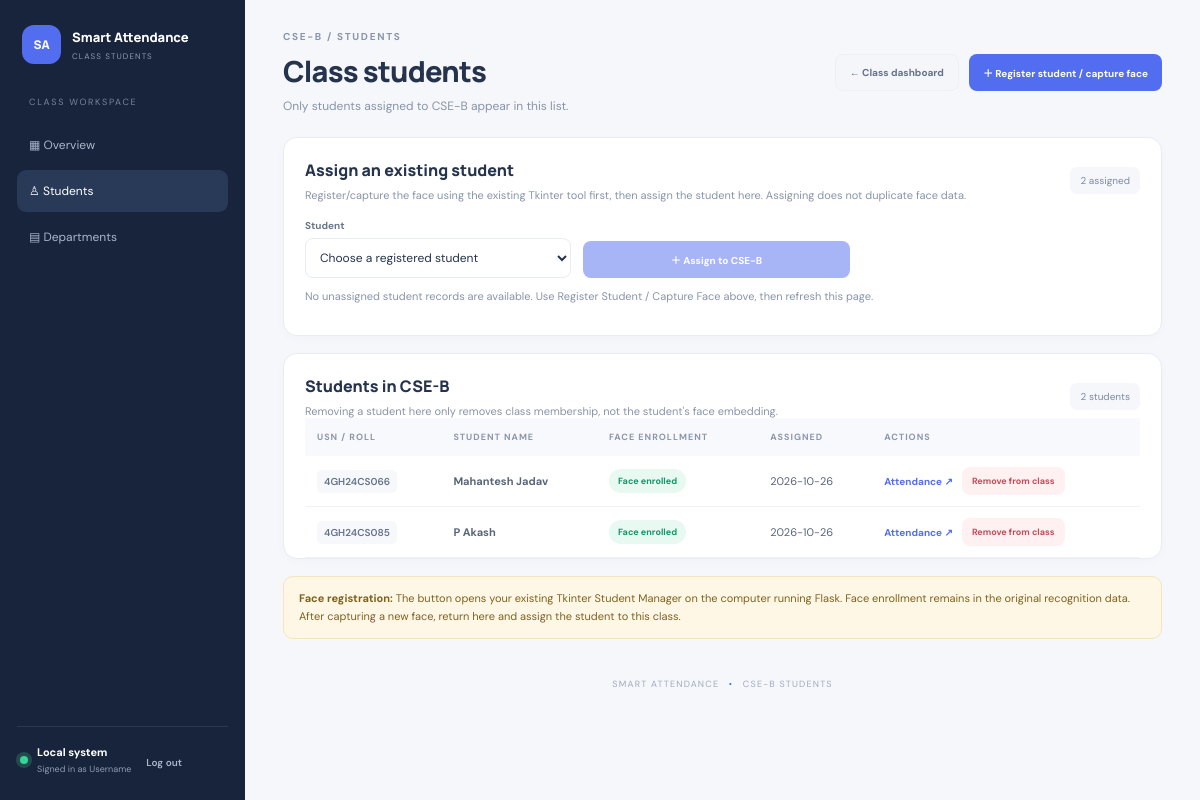
The page /classes/1/students (signed in) on the database its author committed.
### tables this page shows
CREATE TABLE users (
            id INTEGER PRIMARY KEY AUTOINCREMENT, username TEXT NOT NULL UNIQUE,
            password_hash TEXT NOT NULL, role TEXT NOT NULL CHECK(role IN ('hod','lecturer')),
            display_name TEXT NOT NULL, is_active INTEGER NOT NULL DEFAULT 1,
            created_at TEXT NOT NULL);

CREATE TABLE classes (
            id INTEGER PRIMARY KEY AUTOINCREMENT,
            class_code TEXT NOT NULL UNIQUE COLLATE NOCASE,
            department TEXT NOT NULL,
            semester INTEGER NOT NULL CHECK(semester BETWEEN 1 AND 8),
            section TEXT NOT NULL,
            academic_year TEXT NOT NULL,
            created_at TEXT NOT NULL,
            updated_at TEXT NOT NULL);

CREATE TABLE student_overrides (
            roll TEXT PRIMARY KEY, display_name TEXT NOT NULL, updated_at TEXT NOT NULL);

CREATE TABLE class_students (
            class_id INTEGER NOT NULL,
            roll TEXT NOT NULL,
            assigned_at TEXT NOT NULL,
            PRIMARY KEY(class_id, roll),
            FOREIGN KEY(class_id) REFERENCES classes(id) ON DELETE CASCADE);

### app.py (the view, shortened to what this page needs)
@app.route("/classes/<int:class_id>/students", methods=["GET", "POST"])
@class_access_required
def class_students(class_id):
    if request.method == "POST" and session.get("role") != "hod":
        return render_template("forbidden.html"), 403
    all_students = load_students()
    with db() as conn:
        class_record = conn.execute("SELECT * FROM classes WHERE id=?", (class_id,)).fetchone()
        if not class_record:
            flash("Class not found.", "error")
            return redirect(url_for("department_management"))
        rows = conn.execute("SELECT roll, assigned_at FROM class_students WHERE class_id=? ORDER BY roll", (class_id,)).fetchall()
    assigned = []
    for row in rows:
        student = all_students.get(row["roll"], {"roll": row["roll"], "name": "Student record not found", "enrolled": False})
        assigned.append({**student, "assigned_at": row["assigned_at"]})
    unassigned = [student for roll, student in sorted(all_students.items(), key=lambda item: (item[1]["name"].casefold(), item[0]))
                  if not any(s["roll"] == roll for s in assigned)]
    return render_template("class_students.html", class_record=class_record, students=assigned,
                           unassigned=unassigned, admin_user=session.get("username", "hod"),
                           user_role=session.get("role", "hod"))

### app.py (called while the page is built, shortened)
@contextmanager
def db():
    conn = sqlite3.connect(DASHBOARD_DB, timeout=10)
    conn.row_factory = sqlite3.Row
    conn.execute("PRAGMA foreign_keys = ON")
    try:
        yield conn
        conn.commit()
    except Exception:
        conn.rollback()
        raise
    finally:
        conn.close()

def login_required(fn):
    @wraps(fn)
    def wrapped(*args, **kwargs):
        if not session.get("user_id"):
            return redirect(url_for("login", next=request.path))
        with db() as conn:
            user = conn.execute("SELECT id, username, role, display_name, is_active FROM users WHERE id=?",
                                (session["user_id"],)).fetchone()
        if not user or not user["is_active"]:
            session.clear()
            return redirect(url_for("login"))
        return fn(*args, **kwargs)
    return wrapped

def class_access_allowed(class_id):
    if session.get("role") == "hod":
        return True

def class_access_required(fn):
    @wraps(fn)
    @login_required
    def wrapped(*args, **kwargs):
        class_id = kwargs.get("class_id")
        if class_id is None or not class_access_allowed(class_id):
            return render_template("forbidden.html"), 403
        return fn(*args, **kwargs)
    return wrapped

### templates/class_students.html (shortened to what this page needs)
<!doctype html>
<html lang="en"><head><meta charset="utf-8"><meta name="viewport" content="width=device-width,initial-scale=1"><title>{{ class_record.class_code }} Students | Smart Attendance</title><link rel="stylesheet" href="{{ url_for('static', filename='style.css') }}"></head><body><div class="layout"><aside class="sidebar"><div class="brand"><span class="brand-icon">SA</span><div><b>Smart Attendance</b><small>CLASS STUDENTS</small></div></div><nav><span class="nav-label">CLASS WORKSPACE</span><a href="{{ url_for('class_dashboard', class_id=class_record.id) }}">▦ Overview</a><a class="active" href="{{ url_for('class_students', class_id=class_record.id) }}">♙ Students</a>{% if user_role == 'hod' %}<a href="{{ url_for('department_management') }}">▤ Departments</a>{% else %}<a href="{{ url_for('lecturer_dashboard') }}">← My dashboard</a>{% endif %}</nav><div class="side-bottom"><span class="online"></span><div><b>Local system</b><small>Signed in as {{ admin_user }}</small></div><form method="post" action="{{ url_for('logout') }}"><button class="logout" type="submit">Log out</button></form></div></aside><main class="main"><header class="topbar"><div><div class="eyebrow">{{ class_record.class_code }} / STUDENTS</div><h1>Class students</h1><p>Only students assigned to {{ class_record.class_code }} appear in this list.</p></div><div class="top-actions"><a class="button ghost" href="{{ url_for('class_dashboard', class_id=class_record.id) }}">← Class dashboard</a>{% if user_role == 'hod' %}<form method="post" action="{{ url_for('launch_student_manager') }}"><input type="hidden" name="next" value="{{ url_for('class_students', class_id=class_record.id) }}"><button class="button primary" type="submit">＋ Register student / capture face</button></form>{% endif %}</div></header>
{% if user_role == 'hod' %}<section class="panel class-create"><div class="panel-head"><div><h3>Assign an existing student</h3><p>Register/capture the face using the existing Tkinter tool first, then assign the student here. Assigning does not duplicate face data.</p></div><span class="pill">{{ students|length }} assigned</span></div><form class="department-form" method="post" action="{{ url_for('class_students', class_id=class_record.id) }}"><label>Student<select name="roll" required><option value="">Choose a registered student</option>{% for s in unassigned %}<option value="{{ s.roll }}">{{ s.name }} — {{ s.roll }}{% if not s.enrolled %} (pending face capture){% endif %}</option>{% endfor %}</select></label><button class="button primary" type="submit" {% if not unassigned %}disabled{% endif %}>＋ Assign to {{ class_record.class_code }}</button></form>{% if not unassigned %}<p class="muted">No unassigned student records are available. Use Register Student / Capture Face above, then refresh this page.</p>{% endif %}</section>{% endif %}
<section class="panel"><div class="panel-head"><div><h3>Students in {{ class_record.class_code }}</h3><p>Removing a student here only removes class membership, not the student's face embedding.</p></div><span class="pill">{{ students|length }} students</span></div><div class="table-wrap"><table><thead><tr><th>USN / ROLL</th><th>STUDENT NAME</th><th>FACE ENROLLMENT</th><th>ASSIGNED</th><th>ACTIONS</th></tr></thead><tbody>{% for s in students %}<tr><td><code>{{ s.roll }}</code></td><td><b>{{ s.name }}</b></td><td><span class="status {{ 'present' if s.enrolled else 'pending' }}">{{ 'Face enrolled' if s.enrolled else 'Pending enrollment' }}</span></td><td>{{ s.assigned_at[:10] }}</td><td><div class="actions"><a class="text-link" href="{{ url_for('class_attendance_page', class_id=class_record.id) }}">Attendance ↗</a>{% if user_role == 'hod' %}<form method="post" action="{{ url_for('remove_class_student', class_id=class_record.id, roll=s.roll) }}" onsubmit="return confirm('Remove this student from {{ class_record.class_code }} only?')"><button class="button small danger" type="submit">Remove from class</button></form>{% endif %}</div></td></tr>{% else %}<tr><td colspan="5" class="empty">No students assigned yet. Choose an existing student above to assign them to this class.</td></tr>{% endfor %}</tbody></table></div></section>{% if user_role == 'hod' %}<div class="notice"><b>Face registration:</b> The button opens your existing Tkinter Student Manager on the computer running Flask. Face enrollment remains in the original recognition data. After capturing a new face, return here and assign the student to this class.</div>{% endif %}<footer>SMART ATTENDANCE <span>•</span> {{ class_record.class_code }} STUDENTS</footer></main></div></body></html>

### rows shown on the page
users: username "Username"
classes: class_code "CSE-B"
student_overrides: name "Mahantesh Jadav"
class_students: assigned_at "2026-10-26"
student_overrides: name "P Akash"
class_students: assigned_at "2026-10-26"

### other values the page prints
{{ students|length }} "2"
{{ s.roll }} "4GH24CS066" "4GH24CS085"
{{ 'Face enrolled' if s.enrolled else 'Pending enrollment' }} "Face enrolled" "Face enrolled"
